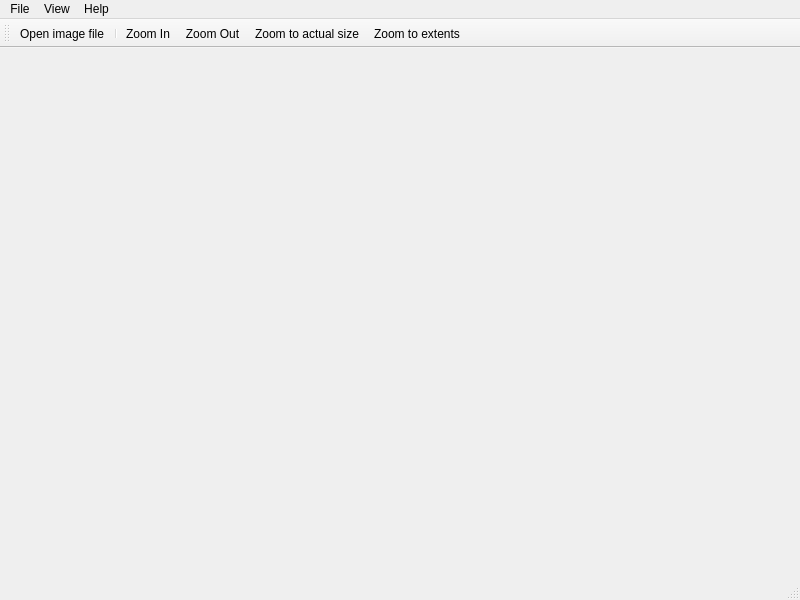
<?xml version="1.0" encoding="UTF-8"?>
<ui version="4.0">
 <class>MainWindow</class>
 <widget class="QMainWindow" name="MainWindow">
  <property name="geometry">
   <rect>
    <x>0</x>
    <y>0</y>
    <width>800</width>
    <height>600</height>
   </rect>
  </property>
  <property name="windowTitle">
   <string>Image Viewer</string>
  </property>
  <property name="windowIcon">
   <iconset resource="res.qrc">
    <normaloff>:/main/icon/main.png</normaloff>:/main/icon/main.png</iconset>
  </property>
  <widget class="QWidget" name="canvas_area">
   <layout class="QGridLayout" name="gridLayout_2">
    <item row="0" column="0">
     <layout class="QGridLayout" name="layout_canvas"/>
    </item>
   </layout>
  </widget>
  <widget class="QMenuBar" name="menubar">
   <property name="geometry">
    <rect>
     <x>0</x>
     <y>0</y>
     <width>800</width>
     <height>21</height>
    </rect>
   </property>
   <widget class="QMenu" name="menuFile">
    <property name="title">
     <string>File</string>
    </property>
    <addaction name="action_open"/>
    <addaction name="separator"/>
    <addaction name="action_exit"/>
   </widget>
   <widget class="QMenu" name="menuHelp">
    <property name="title">
     <string>Help</string>
    </property>
   </widget>
   <widget class="QMenu" name="menuView">
    <property name="title">
     <string>View</string>
    </property>
   </widget>
   <addaction name="menuFile"/>
   <addaction name="menuView"/>
   <addaction name="menuHelp"/>
  </widget>
  <widget class="QStatusBar" name="statusbar"/>
  <widget class="QToolBar" name="toolBar">
   <property name="windowTitle">
    <string>toolBar</string>
   </property>
   <attribute name="toolBarArea">
    <enum>TopToolBarArea</enum>
   </attribute>
   <attribute name="toolBarBreak">
    <bool>false</bool>
   </attribute>
   <addaction name="action_openFile"/>
   <addaction name="separator"/>
   <addaction name="action_zoomIn"/>
   <addaction name="action_zoomOut"/>
   <addaction name="action_zoomToActualSize"/>
   <addaction name="action_zoomToExtents"/>
  </widget>
  <action name="action_open">
   <property name="text">
    <string>Open</string>
   </property>
  </action>
  <action name="action_exit">
   <property name="text">
    <string>Exit</string>
   </property>
  </action>
  <action name="action_zoomIn">
   <property name="icon">
    <iconset resource="res.qrc">
     <normaloff>:/zoom/icon/zoom_in.png</normaloff>:/zoom/icon/zoom_in.png</iconset>
   </property>
   <property name="text">
    <string>Zoom In</string>
   </property>
   <property name="toolTip">
    <string>Zoom In</string>
   </property>
  </action>
  <action name="action_zoomOut">
   <property name="icon">
    <iconset resource="res.qrc">
     <normaloff>:/zoom/icon/zoom_out.png</normaloff>:/zoom/icon/zoom_out.png</iconset>
   </property>
   <property name="text">
    <string>Zoom Out</string>
   </property>
   <property name="toolTip">
    <string>Zoom Out</string>
   </property>
  </action>
  <action name="action_zoomToActualSize">
   <property name="icon">
    <iconset resource="res.qrc">
     <normaloff>:/zoom/icon/zoom_to_actual_size.png</normaloff>:/zoom/icon/zoom_to_actual_size.png</iconset>
   </property>
   <property name="text">
    <string>Zoom to actual size</string>
   </property>
   <property name="toolTip">
    <string>Zoom to actual size</string>
   </property>
  </action>
  <action name="action_zoomToExtents">
   <property name="icon">
    <iconset resource="res.qrc">
     <normaloff>:/zoom/icon/zoom_to_extents.png</normaloff>:/zoom/icon/zoom_to_extents.png</iconset>
   </property>
   <property name="text">
    <string>Zoom to extents</string>
   </property>
   <property name="toolTip">
    <string>Zoom to extents</string>
   </property>
  </action>
  <action name="action_openFile">
   <property name="icon">
    <iconset resource="res.qrc">
     <normaloff>:/file/icon/open_image.png</normaloff>:/file/icon/open_image.png</iconset>
   </property>
   <property name="text">
    <string>Open image file</string>
   </property>
   <property name="toolTip">
    <string>Open image file</string>
   </property>
  </action>
 </widget>
 <resources>
  <include location="res.qrc"/>
 </resources>
 <connections/>
</ui>
